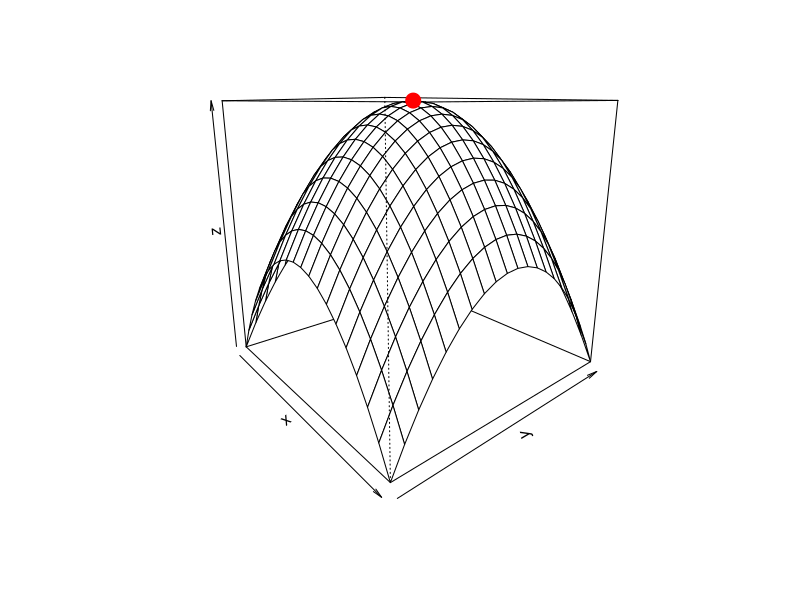
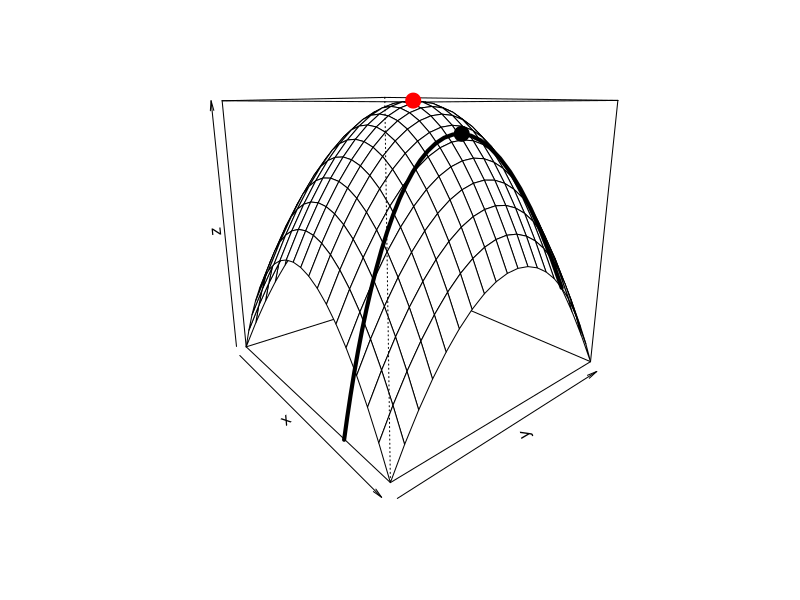
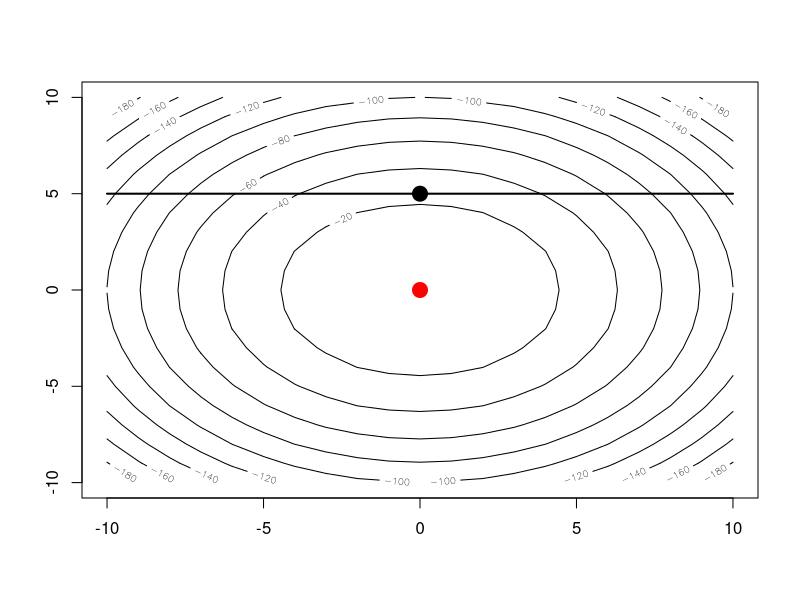
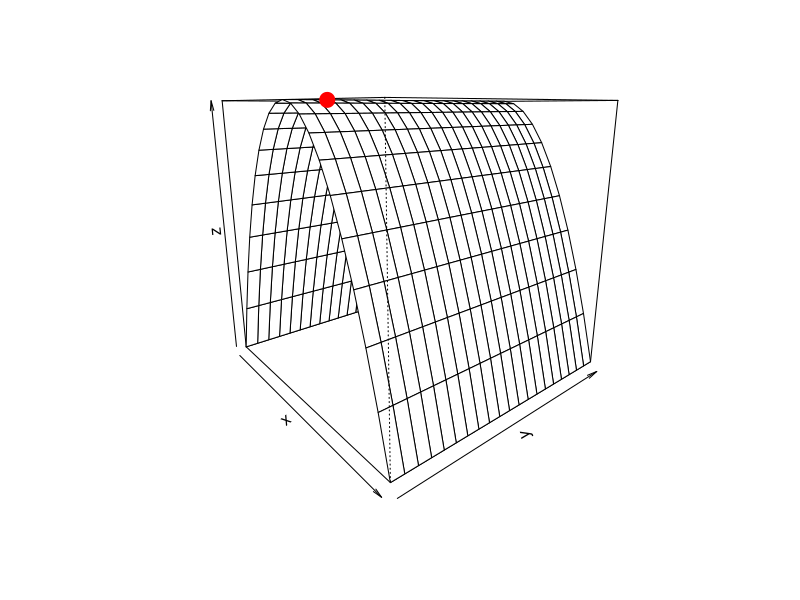
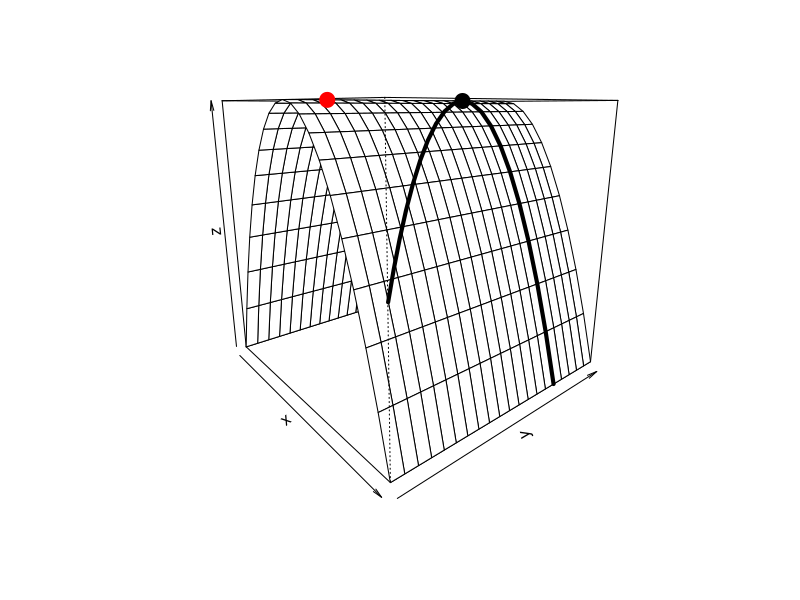
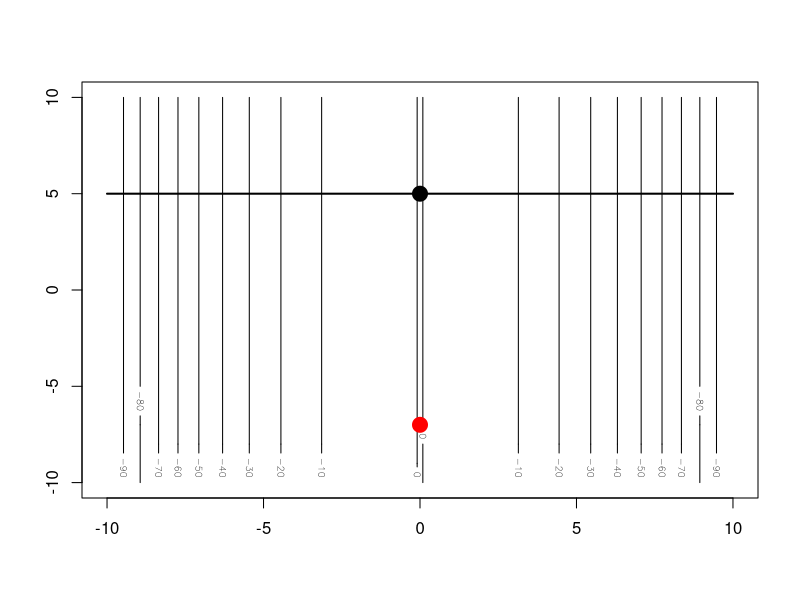

These figures' R source, in order:
## theta labels done manually

### Figure 1 ###

p1 <- function(x, y) {
  -(x^2 + y^2)
}

x <- -10:10
y <- -10:10
z <- outer(x, y, p1)

### Figure A ###
x2 <- -20:10
jpeg("paper_figures/fig1a.jpeg", width = 824, height = 634, units = "px")
res <- persp(x, y, z, theta = 50, xlab = "x", ylab = "y", zlab = "z", border = "black", col = "white")
points(trans3d(0, y = 0, z = 0, pmat = res), col = "red", cex = 2, pch = 19)
dev.off()
### Figure C ###

x2 <- -20:10
jpeg("paper_figures/fig1c.jpeg", width = 824, height = 634, units = "px")
res <- persp(x, y, z, theta = 50, xlab = "x", ylab = "y", zlab = "z", border = "black", col = "white")
points(trans3d(0, y = 0, z = 0, pmat = res), col = "red", cex = 2, pch = 19)

lines(trans3d(x2, y = 5, z = -(25 + x2^2), pmat = res), col = "black", lwd = 4)
points(trans3d(0, y = 5, z = -25, pmat = res), col = "black", cex = 2, pch = 19)
dev.off()

### Figure E ###

jpeg("paper_figures/fig1e.jpeg", width = 824, height = 634, units = "px")
contour(x, y, z)
lines(x, rep(5, length(x)), lwd = 2)
points(0, 0, col = "red", pch = 19, cex = 2)
points(0, 5, col = "black", pch = 19, cex = 2)
dev.off()

### Figure B ###
p2 <- function(x, y) {
  -(x^2)
}

x <- -10:10
y <- -10:10
z <- outer(x, y, p2)

jpeg("paper_figures/fig1b.jpeg", width = 824, height = 634, units = "px")
res <- persp(x, y, z, theta = 50, xlab = "x", ylab = "y", zlab = "z", border = "black", col = "white")
points(trans3d(0, y = -7, z = 0, pmat = res), col = "red", cex = 2, pch = 19)
dev.off()

### Figure D ###

jpeg("paper_figures/fig1d.jpeg", width = 824, height = 634, units = "px")
res <- persp(x, y, z, theta = 50, xlab = "x", ylab = "y", zlab = "z", border = "black", col = "white")
points(trans3d(0, y = -7, z = 0, pmat = res), col = "red", cex = 2, pch = 19)
lines(trans3d(x, 5, z = -x^2, pmat = res), col = "black", lwd = 4)
points(trans3d(0, y = 5, z = 0, pmat = res), col = "black", cex = 2, pch = 19)
dev.off()

### Figure F ###

jpeg("paper_figures/fig1f.jpeg", width = 824, height = 634, units = "px")
contour(x, y, z)
lines(x, rep(5, length(x)), lwd = 2)
points(0, -7, col = "red", pch = 19, cex = 2)
points(0, 5, col = "black", pch = 19, cex = 2)
dev.off()
